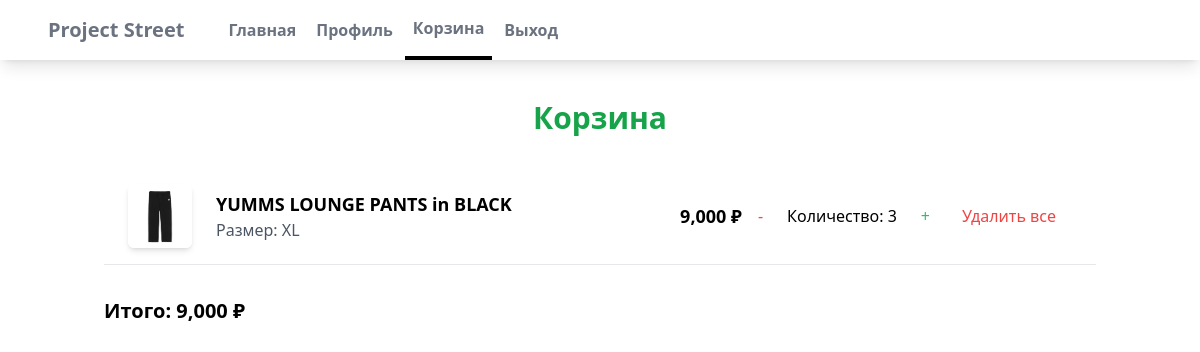
/cart/ (signed in), run on the app's committed database.
### myapp/models.py (models this page shows, shortened)
class CartItem(models.Model):
    product_size = models.ForeignKey(ProductSize, on_delete=models.CASCADE)
    quantity = models.PositiveIntegerField(default=1)
    user = models.ForeignKey(settings.AUTH_USER_MODEL, on_delete=models.CASCADE)
    def subtotal(self):
        return self.product_size.product.price * self.quantity

class ProductSize(models.Model):
    product = models.ForeignKey(Product, on_delete=models.CASCADE, related_name='product_sizes')
    size = models.ForeignKey(Size, on_delete=models.CASCADE)
    quantity_available = models.PositiveIntegerField(default=0)

class Product(models.Model):
    seller = models.ForeignKey(settings.AUTH_USER_MODEL, on_delete=models.CASCADE, default='1')
    name = models.CharField(max_length=100)
    price = models.IntegerField()
    description = models.CharField(max_length=2000)
    image = models.ImageField(blank=True, upload_to='images')
    category = models.ForeignKey(Category, on_delete=models.CASCADE)

class Size(models.Model):
    name = models.CharField(max_length=50)

class Cart(models.Model):
    user = models.OneToOneField(settings.AUTH_USER_MODEL, on_delete=models.CASCADE)
    items = models.ManyToManyField(CartItem)
    created_at = models.DateTimeField(auto_now_add=True)
    def total(self):
        return sum(item.subtotal() for item in self.items.all())

### myapp/views.py (the view)
# urls.py: path('cart/', cart_view, name='cart'),
@login_required
def cart_view(request):
    user = request.user
    cart, created = Cart.objects.get_or_create(user=user)
    sizes = Size.objects.all()
    return render(request, 'myapp/cart.html', {'cart': cart, 'sizes': sizes})

### myapp/templates/myapp/cart.html (shortened to what this page needs)
{% extends "myapp/base.html" %}
{% load humanize %}
{% block content %}
    <div class="container mx-auto px-4">
        <h1 class="text-3xl font-bold mt-20 text-center mb-8 text-green-600">Корзина</h1>
        <ul>
            {% for item in cart.items.all %}
                <li class="flex justify-between items-center border-b border-gray-200 py-4 px-6">
                    <a href="{% url 'myapp:detail' item.product_size.product.id %}" class="flex items-center">
                        <img src="{{ item.product_size.product.image.url }}" alt="{{ item.product_size.product.name }}" class="w-16 h-16 object-cover mr-6 rounded-md shadow-md">
                        <div>
                            <h2 class="text-lg font-semibold">{{ item.product_size.product.name }}</h2>
                            <p class="text-gray-600">Размер: {{ item.product_size.size.name }}</p>
                        </div>
                    </a>
                    <div class="flex items-center">
                        <p class="text-lg font-semibold">{{ item.subtotal | intcomma }} ₽</p>
                        <div class="mx-4">
                            <form action="{% url 'myapp:remove_single_from_cart' item.id %}" method="post">
                                <button type="submit" class="text-red-500 hover:text-red-700">-</button>
                            </form>
                        </div>
                        <p class="mx-2">Количество: {{ item.quantity }}</p>
                        <div class="mx-4">
                            <form action="{% url 'myapp:add_to_cart' product_size_id=item.product_size.id %}" method="post">
                                <button type="submit" class="text-green-500 hover:text-green-700">+</button>
                            </form>
                        </div>
                        <div class="mx-4">
                            <form action="{% url 'myapp:remove_from_cart' item.id %}" method="post">
                                <button type="submit" class="text-red-500 hover:text-red-700">Удалить все</button>
                            </form>
                        </div>
                    </div>
                </li>
            {% endfor %}
        </ul>
        <p class="mt-8 text-xl font-semibold">Итого: {{ cart.total | intcomma }} ₽</p>
    </div>
{% endblock content %}

### myapp/static/myapp/styles.css (style rules this page uses)
html, :host { line-height: 1.5; -webkit-text-size-adjust: 100%; -moz-tab-size: 4; -o-tab-size: 4; tab-size: 4; font-family: ui-sans-serif, system-ui, sans-serif, "Apple Color Emoji", "Segoe UI Emoji", "Segoe UI Symbol", "Noto Color Emoji"; font-feature-settings: normal; font-variation-settings: normal; -webkit-tap-highlight-color: transparent; }
body { margin: 0; line-height: inherit; }
h1, h2, h3, h4, h5, h6 { font-size: inherit; font-weight: inherit; }
a { color: inherit; text-decoration: inherit; }
button, input, optgroup, select, textarea { font-family: inherit; font-feature-settings: inherit; font-variation-settings: inherit; font-size: 100%; font-weight: inherit; line-height: inherit; letter-spacing: inherit; color: inherit; margin: 0; padding: 0; }
button, select { text-transform: none; }
button, input:where([type='button']), input:where([type='reset']), input:where([type='submit']) { -webkit-appearance: button; background-color: transparent; background-image: none; }
blockquote, dl, dd, h1, h2, h3, h4, h5, h6, hr, figure, p, pre { margin: 0; }
ol, ul, menu { list-style: none; margin: 0; padding: 0; }
button, [role="button"] { cursor: pointer; }
img, svg, video, canvas, audio, iframe, embed, object { display: block; vertical-align: middle; }
img, video { max-width: 100%; height: auto; }
.container { width: 100%; }
@media (min-width: 640px) { .container { max-width: 640px; } }
@media (min-width: 768px) { .container { max-width: 768px; } }
@media (min-width: 1024px) { .container { max-width: 1024px; } }
.mx-2 { margin-left: 0.5rem; margin-right: 0.5rem; }
.mx-4 { margin-left: 1rem; margin-right: 1rem; }
.mx-auto { margin-left: auto; margin-right: auto; }
.mb-8 { margin-bottom: 2rem; }
.mr-6 { margin-right: 1.5rem; }
.mt-20 { margin-top: 5rem; }
.mt-8 { margin-top: 2rem; }
.flex { display: flex; }
.h-16 { height: 4rem; }
.w-16 { width: 4rem; }
.items-center { align-items: center; }
.justify-between { justify-content: space-between; }
.rounded-md { border-radius: 0.375rem; }
.border-b { border-bottom-width: 1px; }
.border-gray-200 { --tw-border-opacity: 1; border-color: rgb(229 231 235 / var(--tw-border-opacity)); }
.object-cover { -o-object-fit: cover; object-fit: cover; }
.px-4 { padding-left: 1rem; padding-right: 1rem; }
.px-6 { padding-left: 1.5rem; padding-right: 1.5rem; }
.py-4 { padding-top: 1rem; padding-bottom: 1rem; }
.text-center { text-align: center; }
.text-3xl { font-size: 1.875rem; line-height: 2.25rem; }
.text-lg { font-size: 1.125rem; line-height: 1.75rem; }
.text-xl { font-size: 1.25rem; line-height: 1.75rem; }
.font-bold { font-weight: 700; }
.font-semibold { font-weight: 600; }
.text-gray-600 { --tw-text-opacity: 1; color: rgb(75 85 99 / var(--tw-text-opacity)); }
.text-green-500 { --tw-text-opacity: 1; color: rgb(34 197 94 / var(--tw-text-opacity)); }
.text-green-600 { --tw-text-opacity: 1; color: rgb(22 163 74 / var(--tw-text-opacity)); }
.text-red-500 { --tw-text-opacity: 1; color: rgb(239 68 68 / var(--tw-text-opacity)); }
.shadow-md { --tw-shadow: 0 4px 6px -1px rgb(0 0 0 / 0.1), 0 2px 4px -2px rgb(0 0 0 / 0.1); --tw-shadow-colored: 0 4px 6px -1px var(--tw-shadow-color), 0 2px 4px -2px var(--tw-shadow-color); box-shadow: var(--tw-ring-offset-shadow, 0 0 #0000), var(--tw-ring-shadow, 0 0 #0000), var(--tw-shadow); }

### data on the page
CartItem: product_size.product.image (picture), product_size.product.name "YUMMS LOUNGE PANTS in BLACK", product_size.size.name "XL", subtotal "9,000", quantity "3"
Cart: total "9,000"
